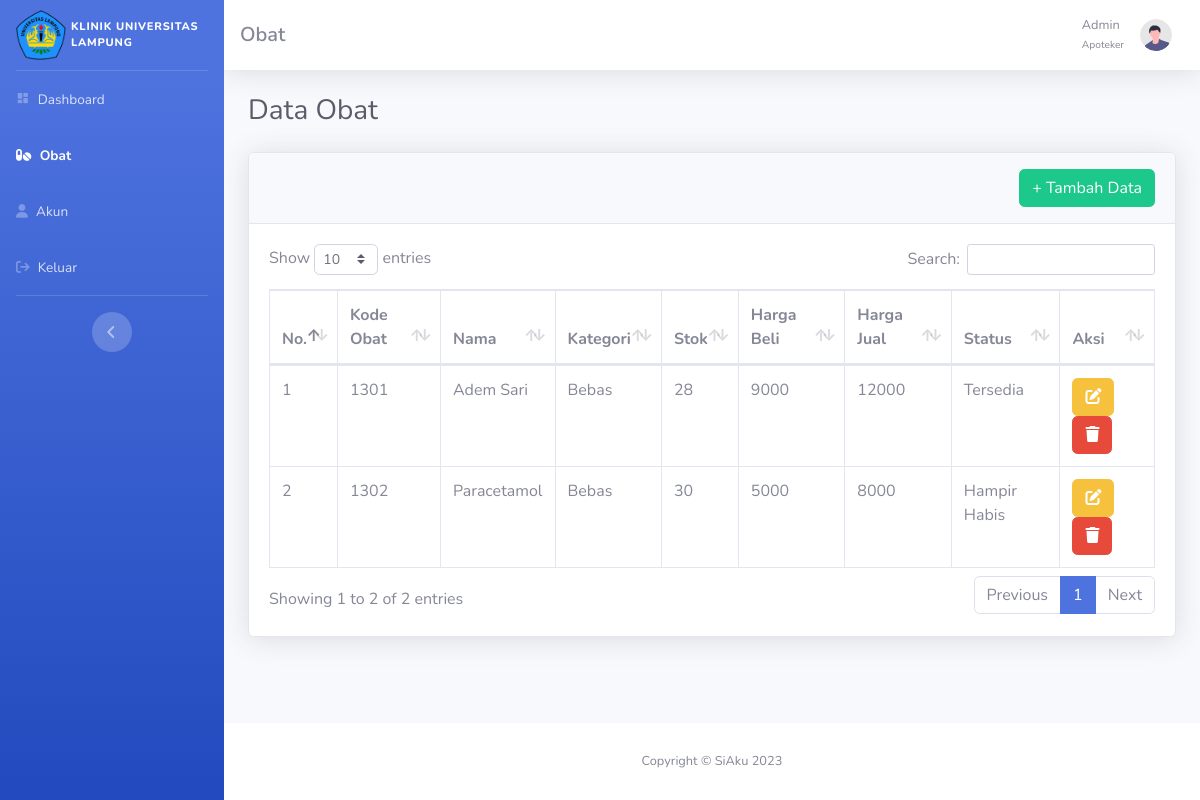
/dashboard-apoteker/data-obat.php, run on the app's committed database.
### tables this page shows
CREATE TABLE `obat` (
  `id` int(11) NOT NULL,
  `kode_obat` varchar(50) DEFAULT NULL,
  `nama_obat` varchar(255) DEFAULT NULL,
  `kategori` varchar(255) DEFAULT NULL,
  `stok` int(50) DEFAULT NULL,
  `harga_beli` int(50) DEFAULT NULL,
  `harga_jual` int(50) DEFAULT NULL,
  `status` varchar(255) DEFAULT NULL
);

### dashboard-apoteker/data-obat.php (the view, shortened to what this page needs)
<?php
  include '../koneksi.php';
  $query = "SELECT * FROM obat ORDER BY id ASC";
  $result = mysqli_query($conn, $query);
  $no = 1;
?>
<!DOCTYPE html>
<html lang="en">
  <head>
    <link
      rel="stylesheet"
      href="https://cdnjs.cloudflare.com/ajax/libs/font-awesome/6.2.1/css/all.min.css"
    />
    <link
      rel="stylesheet"
      href="https://unpkg.com/boxicons@latest/css/boxicons.min.css"
    />
    <link rel="stylesheet" href="../dashboard-admin/css/style.css" />
    <link href="../dashboard-admin/css/sb-admin-2.min.css" rel="stylesheet" />
    <link
      href="../dashboard-admin/vendor/datatables/dataTables.bootstrap4.min.css"
      rel="stylesheet"
    />
  </head>
  <body id="page-top">
    <div id="wrapper">
      <ul
        class="navbar-nav bg-gradient-primary sidebar sidebar-dark accordion"
        id="accordionSidebar"
      >
        <a
          class="sidebar-brand d-flex align-items-center justify-content-center"
          href="index.html"
        >
          <div class="sidebar-brand-icon">
            <img src="../img/logo-unila.png" />
            <p class="mb-0">KLINIK UNIVERSITAS LAMPUNG</p>
          </div>
        </a>
        <hr class="sidebar-divider my-0" />
        <li class="nav-item">
          <a class="nav-link" href="index.php">
            <i class="fas bx bxs-dashboard"></i>
            <span>Dashboard</span></a
          >
        </li>
        <li class="nav-item active">
          <a class="nav-link" href="data-obat.php">
          <i class="fas fa-solid fa-pills"></i>
            <span>Obat</span></a
          >
        </li>
        <li class="nav-item">
          <a class="nav-link" href="akun.php">
            <i class="fas fa-solid fa-user"></i>
            <span>Akun</span></a
          >
        </li>
        <li class="nav-item">
          <a
            class="nav-link"
            href="#"
            data-toggle="modal"
            data-target="#logoutModal"
          >
            <i class="fas fa-solid fa-arrow-right-from-bracket"></i>
            <span>Keluar</span></a
          >
        </li>
        <hr class="sidebar-divider d-none d-md-block" />
        <div class="text-center d-none d-md-inline">
          <button class="rounded-circle border-0" id="sidebarToggle"></button>
        </div>
      </ul>
      <div id="content-wrapper" class="d-flex flex-column">
        <div id="content">
          <nav
            class="navbar navbar-expand navbar-light bg-white topbar mb-4 static-top shadow"
          >
            <h5 class="mb-0" style="font-weight: 600">Obat</h5>
            <ul class="navbar-nav ml-auto">
              <li class="nav-item dropdown no-arrow">
                <a
                  class="nav-link dropdown-toggle"
                  href="#"
                  id="userDropdown"
                  role="button"
                  data-toggle="dropdown"
                  aria-haspopup="true"
                  aria-expanded="false"
                >
                  <span class="mr-2 d-none d-lg-inline text-gray-600 small"
                    >Admin <br />
                    <p class="mr-2 d-none d-lg-inline text-gray-600 small">
                      Apoteker
                    </p></span
                  >
                  <img
                    class="img-profile rounded-circle"
                    src="../dashboard-admin/img/undraw_profile.svg"
                  />
                </a>
              </li>
            </ul>
          </nav>
          <div class="container-fluid">
            <h1 class="h3 mb-4 text-gray-800">Data Obat</h1>
            <div class="card shadow mb-4">
              <div
                class="card-header py-3 d-flex justify-content-between align-items-center"
              >
                <a href="tambah-obat.php">
                  <button class="btn btn-success">+ Tambah Data</button>
                </a>
              </div>
              <div class="card-body">
                <div class="table-responsive">
                  <table
                    class="table table-bordered"
                    id="dataTable"
                    width="100%"
                    cellspacing="0"
                  >
                    <thead>
                      <tr>
                        <th>No.</th>
                        <th>Kode Obat</th>
                        <th>Nama</th>
                        <th>Kategori</th>
                        <th>Stok</th>
                        <th>Harga Beli</th>
                        <th>Harga Jual</th>
                        <th>Status</th>
                        <th>Aksi</th>
                      </tr>
                    </thead>
                    <tbody>
                      <?php
                        while ($row = mysqli_fetch_assoc($result)) {
                      ?>
                      <tr>
                        <td><?php echo $no; ?></td>
                        <td><?php echo $row['kode_obat']; ?></td>
                        <td><?php echo $row['nama_obat']; ?></td>
                        <td><?php echo $row['kategori']; ?></td>
                        <td><?php echo $row['stok']; ?></td>
                        <td><?php echo $row['harga_beli']; ?></td>
                        <td><?php echo $row['harga_jual']; ?></td>
                        <td><?php echo $row['status']; ?></td>
                        <td>
                          <a href="edit-obat.php?id=<?php echo $row['id'];?>">
                            <button class="btn btn-warning">
                              <i class="fas fa-solid fa-pen-to-square"></i>
                            </button>
                          </a>
                          <a href="../proses_hapus_obat.php?id=<?php echo $row['id'];?>">
                            <button class="btn btn-danger">
                              <i class="fas fa-solid fa-trash"></i>
                            </button>
                          </a>
                        </td>
                      </tr>
                      <?php
                          $no++;
                        }
                      ?>
                    </tbody>
                  </table>
                </div>
              </div>
            </div>
          </div>
        </div>
        <footer class="sticky-footer bg-white">
          <div class="container my-auto">
            <div class="copyright text-center my-auto">
              <span>Copyright &copy; SiAku 2023</span>
            </div>
          </div>
        </footer>
      </div>
    </div>
  </body>
</html>

### dashboard-admin/css/style.css (style rules this page uses)
.sidebar-brand-icon img { width: 50px; }
.sidebar-brand-icon { display: flex; align-items: center; }
.sidebar-brand-icon p { font-size: 11px; text-align: left; margin-left: 5px; }

### data on the page
obat: kode_obat "1301", nama_obat "Adem Sari", kategori "Bebas", stok "28", harga_beli "9000", harga_jual "12000", status "Tersedia"
obat: kode_obat "1302", nama_obat "Paracetamol", kategori "Bebas", stok "30", harga_beli "5000", harga_jual "8000", status "Hampir Habis"
